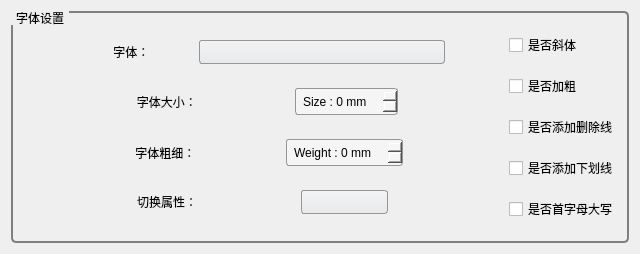
     <widget class="QWidget" name="textDialog">
      <layout class="QVBoxLayout" name="verticalLayout_14">
       <item>
        <widget class="QGroupBox" name="groupBox">
         <property name="styleSheet">
          <string notr="true">QGroupBox {
    border: 2px solid gray;
    border-radius: 5px;
    margin-top: 1ex; /* leave space at the top for the title */
}
QGroupBox::title {
    subcontrol-origin: margin;
    padding: 0 3px;
}</string>
         </property>
         <property name="title">
          <string>字体设置</string>
         </property>
         <layout class="QHBoxLayout" name="horizontalLayout_38">
          <item>
           <layout class="QVBoxLayout" name="verticalLayout_15">
            <item>
             <widget class="QWidget" name="widget_40" native="true">
              <layout class="QVBoxLayout" name="verticalLayout_12">
               <item>
                <widget class="QWidget" name="widget_38" native="true">
                 <layout class="QHBoxLayout" name="horizontalLayout_35">
                  <item>
                   <spacer name="horizontalSpacer_78">
                    <property name="orientation">
                     <enum>Qt::Horizontal</enum>
                    </property>
                    <property name="sizeHint" stdset="0">
                     <size>
                      <width>40</width>
                      <height>20</height>
                     </size>
                    </property>
                   </spacer>
                  </item>
                  <item>
                   <widget class="QLabel" name="fontlabel">
                    <property name="text">
                     <string>          字体： </string>
                    </property>
                   </widget>
                  </item>
                  <item>
                   <spacer name="horizontalSpacer_79">
                    <property name="orientation">
                     <enum>Qt::Horizontal</enum>
                    </property>
                    <property name="sizeHint" stdset="0">
                     <size>
                      <width>40</width>
                      <height>20</height>
                     </size>
                    </property>
                   </spacer>
                  </item>
                  <item>
                   <widget class="QFontComboBox" name="fontFamilyComboBox">
                    <property name="styleSheet">
                     <string notr="true">QComboBox {
border: 1px solid #969696;
background: qlineargradient(spread:pad,x1:0,y1:0,x2:0,y2:1,stop:0 #F2F3F4 , stop:1 #E7E9EB);
border-radius: 3px;
padding: 1px 18px 1px 3px;
min-height: 20px;
}
QComboBox:item{
background-color: qlineargradient(spread:pad,x1:0,y1:0,x2:0,y2:1,stop:0 #F2F3F4 , stop:1 #E7E9EB);
}
QComboBox:hover{
border: 1px solid #00BB9E;
}
QComboBox:selected{
border: 1px solid #00BB9E;
}
QComboBox:editable{
background-color: qlineargradient(spread:pad,x1:0,y1:0,x2:0,y2:1,stop:0 #F2F3F4 , stop:1 #E7E9EB);
}
QComboBox:editable:disabled{
color: #DCE1E6;
background-color: #F5F5F5;
border: 1px solid #969696;
}
/* 下拉后，整个下拉窗体样式 */
QComboBox QAbstractItemView {
border: 1px solid #969696;
background: qlineargradient(spread:pad,x1:0,y1:0,x2:0,y2:1,stop:0 #F2F3F4 , stop:1 #E7E9EB);
selection-background-color: #00BB9E; /* 整个下拉窗体被选中项的背景色 */
}
QComboBox QAbstractItemView::item {
height: 20px;
}
QComboBox::drop-down {
width: 20px;
height: 20px;
subcontrol-position: center right;
right: 2px;
border: 0;
background-color: transparent;
}
QComboBox::down-arrow {/*替换三角小图标*/
width: 20px;
height: 20px;
border-image: url(:/icon/triangle_down_969696.png);
}
QComboBox::down-arrow:hover {
border-image: url(:/icon/triangle_down_00BB9E.png);
}
QComboBox::disabled{
color: #DCE1E6;
background-color: #F5F5F5;
border: 1px solid #969696;
}
QComboBox::down-arrow:disabled {
border-image: url(:/icon/triangle_down_404244.png);
}</string>
                    </property>
                    <property name="currentIndex">
                     <number>520</number>
                    </property>
                   </widget>
                  </item>
                  <item>
                   <spacer name="horizontalSpacer_80">
                    <property name="orientation">
                     <enum>Qt::Horizontal</enum>
                    </property>
                    <property name="sizeHint" stdset="0">
                     <size>
                      <width>40</width>
                      <height>20</height>
                     </size>
                    </property>
                   </spacer>
                  </item>
                 </layout>
                </widget>
               </item>
               <item>
                <widget class="QWidget" name="widget_39" native="true">
                 <layout class="QHBoxLayout" name="horizontalLayout_36">
                  <item>
                   <spacer name="horizontalSpacer_81">
                    <property name="orientation">
                     <enum>Qt::Horizontal</enum>
                    </property>
                    <property name="sizeHint" stdset="0">
                     <size>
                      <width>40</width>
                      <height>20</height>
                     </size>
                    </property>
                   </spacer>
                  </item>
                  <item>
                   <widget class="QLabel" name="fontSizelabel">
                    <property name="text">
                     <string>   字体大小： </string>
                    </property>
                   </widget>
                  </item>
                  <item>
                   <spacer name="horizontalSpacer_82">
                    <property name="orientation">
                     <enum>Qt::Horizontal</enum>
                    </property>
                    <property name="sizeHint" stdset="0">
                     <size>
                      <width>40</width>
                      <height>20</height>
                     </size>
                    </property>
                   </spacer>
                  </item>
                  <item>
                   <widget class="QSpinBox" name="fontSizeSpinBox">
                    <property name="styleSheet">
                     <string notr="true">QSpinBox{
border-radius: 3px;
padding: 0 5px;
color: #000000;
border: 1px solid #969696;
background-color: #F5F5F5 ;
min-height: 25px;
}
QSpinBox:hover{
border: 1px solid #00BB9E;
}
QSpinBox:selected{
border: 1px solid #00BB9E;
}
QSpinBox[buttonSymbols=&quot;0&quot;]::up-button{/*显示按钮=0*/
width: 20px;
height: 14px;
subcontrol-origin: border;
subcontrol-position: top right;
right: 2px;
top: 2px;
bottom: 1px;
border-image: url(:/icon/triangle_up_969696.png);
}
QSpinBox::up-button:hover{
border-image: url(:/icon/triangle_up_00BB9E.png);
}
QSpinBox::up-button:pressed{
border-image: url(:/icon/triangle_up_262829.png);
}
QSpinBox[buttonSymbols=&quot;0&quot;]::down-button{
width: 20px;
height: 14px;
subcontrol-origin: border;
subcontrol-position: bottom right;
right: 2px;
bottom: 2px;
border-image: url(:/icon/triangle_down_969696.png);
}
QSpinBox::down-button:hover{
border-image: url(:/icon/triangle_down_00BB9E.png);
}
QSpinBox::down-button:pressed{
border-image: url(:/icon/triangle_down_262829.png);
}
QSpinBox:disabled{
color: #DCE1E6;
background-color:#F5F5F5;
border: 1px solid #969696;
}
QSpinBox::up-button:disabled{
border-image: url(:/icon/triangle_up_404244.png);
}
QSpinBox::down-button:disabled{
border-image: url(:/icon/triangle_down_404244.png);
}</string>
                    </property>
                    <property name="suffix">
                     <string> mm</string>
                    </property>
                    <property name="prefix">
                     <string>Size : </string>
                    </property>
                    <property name="minimum">
                     <number>0</number>
                    </property>
                    <property name="maximum">
                     <number>99</number>
                    </property>
                   </widget>
                  </item>
                  <item>
                   <spacer name="horizontalSpacer_83">
                    <property name="orientation">
                     <enum>Qt::Horizontal</enum>
                    </property>
                    <property name="sizeHint" stdset="0">
                     <size>
                      <width>40</width>
                      <height>20</height>
                     </size>
                    </property>
                   </spacer>
                  </item>
                 </layout>
                </widget>
               </item>
               <item>
                <widget class="QWidget" name="widget_41" native="true">
                 <layout class="QHBoxLayout" name="horizontalLayout_37">
                  <item>
                   <spacer name="horizontalSpacer_84">
                    <property name="orientation">
                     <enum>Qt::Horizontal</enum>
                    </property>
                    <property name="sizeHint" stdset="0">
                     <size>
                      <width>40</width>
                      <height>20</height>
                     </size>
                    </property>
                   </spacer>
                  </item>
                  <item>
                   <widget class="QLabel" name="fontWeightlabel">
                    <property name="text">
                     <string>    字体粗细： </string>
                    </property>
                   </widget>
                  </item>
                  <item>
                   <spacer name="horizontalSpacer_85">
                    <property name="orientation">
                     <enum>Qt::Horizontal</enum>
                    </property>
                    <property name="sizeHint" stdset="0">
                     <size>
                      <width>40</width>
                      <height>20</height>
                     </size>
                    </property>
                   </spacer>
                  </item>
                  <item>
                   <widget class="QSpinBox" name="fontWeightSpinBox">
                    <property name="styleSheet">
                     <string notr="true">QSpinBox{
border-radius: 3px;
padding: 0 5px;
color: #000000;
border: 1px solid #969696;
background-color: #F5F5F5 ;
min-height: 25px;
}
QSpinBox:hover{
border: 1px solid #00BB9E;
}
QSpinBox:selected{
border: 1px solid #00BB9E;
}
QSpinBox[buttonSymbols=&quot;0&quot;]::up-button{/*显示按钮=0*/
width: 20px;
height: 14px;
subcontrol-origin: border;
subcontrol-position: top right;
right: 2px;
top: 2px;
bottom: 1px;
border-image: url(:/icon/triangle_up_969696.png);
}
QSpinBox::up-button:hover{
border-image: url(:/icon/triangle_up_00BB9E.png);
}
QSpinBox::up-button:pressed{
border-image: url(:/icon/triangle_up_262829.png);
}
QSpinBox[buttonSymbols=&quot;0&quot;]::down-button{
width: 20px;
height: 14px;
subcontrol-origin: border;
subcontrol-position: bottom right;
right: 2px;
bottom: 2px;
border-image: url(:/icon/triangle_down_969696.png);
}
QSpinBox::down-button:hover{
border-image: url(:/icon/triangle_down_00BB9E.png);
}
QSpinBox::down-button:pressed{
border-image: url(:/icon/triangle_down_262829.png);
}
QSpinBox:disabled{
color: #DCE1E6;
background-color:#F5F5F5;
border: 1px solid #969696;
}
QSpinBox::up-button:disabled{
border-image: url(:/icon/triangle_up_404244.png);
}
QSpinBox::down-button:disabled{
border-image: url(:/icon/triangle_down_404244.png);
}</string>
                    </property>
                    <property name="suffix">
                     <string> mm</string>
                    </property>
                    <property name="prefix">
                     <string>Weight : </string>
                    </property>
                    <property name="minimum">
                     <number>0</number>
                    </property>
                    <property name="maximum">
                     <number>99</number>
                    </property>
                   </widget>
                  </item>
                  <item>
                   <spacer name="horizontalSpacer_86">
                    <property name="orientation">
                     <enum>Qt::Horizontal</enum>
                    </property>
                    <property name="sizeHint" stdset="0">
                     <size>
                      <width>40</width>
                      <height>20</height>
                     </size>
                    </property>
                   </spacer>
                  </item>
                 </layout>
                </widget>
               </item>
               <item>
                <widget class="QWidget" name="widget_37" native="true">
                 <layout class="QHBoxLayout" name="horizontalLayout_34">
                  <item>
                   <spacer name="horizontalSpacer_75">
                    <property name="orientation">
                     <enum>Qt::Horizontal</enum>
                    </property>
                    <property name="sizeHint" stdset="0">
                     <size>
                      <width>40</width>
                      <height>20</height>
                     </size>
                    </property>
                   </spacer>
                  </item>
                  <item>
                   <widget class="QLabel" name="selectlabel_8">
                    <property name="text">
                     <string>切换属性：</string>
                    </property>
                   </widget>
                  </item>
                  <item>
                   <spacer name="horizontalSpacer_76">
                    <property name="orientation">
                     <enum>Qt::Horizontal</enum>
                    </property>
                    <property name="sizeHint" stdset="0">
                     <size>
                      <width>40</width>
                      <height>20</height>
                     </size>
                    </property>
                   </spacer>
                  </item>
                  <item>
                   <widget class="QComboBox" name="fontComboBox">
                    <property name="sizePolicy">
                     <sizepolicy hsizetype="Preferred" vsizetype="Maximum">
                      <horstretch>0</horstretch>
                      <verstretch>0</verstretch>
                     </sizepolicy>
                    </property>
                    <property name="maximumSize">
                     <size>
                      <width>16777215</width>
                      <height>26</height>
                     </size>
                    </property>
                    <property name="styleSheet">
                     <string notr="true">QComboBox {
border: 1px solid #969696;
background: qlineargradient(spread:pad,x1:0,y1:0,x2:0,y2:1,stop:0 #F2F3F4 , stop:1 #E7E9EB);
border-radius: 3px;
padding: 1px 18px 1px 3px;
min-height: 20px;
}
QComboBox:item{
background-color: qlineargradient(spread:pad,x1:0,y1:0,x2:0,y2:1,stop:0 #F2F3F4 , stop:1 #E7E9EB);
}
QComboBox:hover{
border: 1px solid #00BB9E;
}
QComboBox:selected{
border: 1px solid #00BB9E;
}
QComboBox:editable{
background-color: qlineargradient(spread:pad,x1:0,y1:0,x2:0,y2:1,stop:0 #F2F3F4 , stop:1 #E7E9EB);
}
QComboBox:editable:disabled{
color: #DCE1E6;
background-color: #F5F5F5;
border: 1px solid #969696;
}
/* 下拉后，整个下拉窗体样式 */
QComboBox QAbstractItemView {
border: 1px solid #969696;
background: qlineargradient(spread:pad,x1:0,y1:0,x2:0,y2:1,stop:0 #F2F3F4 , stop:1 #E7E9EB);
selection-background-color: #00BB9E; /* 整个下拉窗体被选中项的背景色 */
}
QComboBox QAbstractItemView::item {
height: 20px;
}
QComboBox::drop-down {
width: 20px;
height: 20px;
subcontrol-position: center right;
right: 2px;
border: 0;
background-color: transparent;
}
QComboBox::down-arrow {/*替换三角小图标*/
width: 20px;
height: 20px;
border-image: url(:/icon/triangle_down_969696.png);
}
QComboBox::down-arrow:hover {
border-image: url(:/icon/triangle_down_00BB9E.png);
}
QComboBox::disabled{
color: #DCE1E6;
background-color: #F5F5F5;
border: 1px solid #969696;
}
QComboBox::down-arrow:disabled {
border-image: url(:/icon/triangle_down_404244.png);
}</string>
                    </property>
                   </widget>
                  </item>
                  <item>
                   <spacer name="horizontalSpacer_77">
                    <property name="orientation">
                     <enum>Qt::Horizontal</enum>
                    </property>
                    <property name="sizeHint" stdset="0">
                     <size>
                      <width>40</width>
                      <height>20</height>
                     </size>
                    </property>
                   </spacer>
                  </item>
                 </layout>
                </widget>
               </item>
              </layout>
             </widget>
            </item>
           </layout>
          </item>
          <item>
           <layout class="QVBoxLayout" name="verticalLayout_13">
            <item>
             <widget class="QCheckBox" name="italicCheckBox">
              <property name="styleSheet">
               <string notr="true"/>
              </property>
              <property name="text">
               <string>是否斜体</string>
              </property>
             </widget>
            </item>
            <item>
             <widget class="QCheckBox" name="boldCheckBox">
              <property name="text">
               <string>是否加粗</string>
              </property>
             </widget>
            </item>
            <item>
             <widget class="QCheckBox" name="strikeOutCheckBox">
              <property name="text">
               <string>是否添加删除线</string>
              </property>
             </widget>
            </item>
            <item>
             <widget class="QCheckBox" name="underCheckBox">
              <property name="text">
               <string>是否添加下划线</string>
              </property>
             </widget>
            </item>
            <item>
             <widget class="QCheckBox" name="capsLkCheckBox">
              <property name="text">
               <string>是否首字母大写</string>
              </property>
             </widget>
            </item>
           </layout>
          </item>
         </layout>
        </widget>
       </item>
      </layout>
     </widget>
